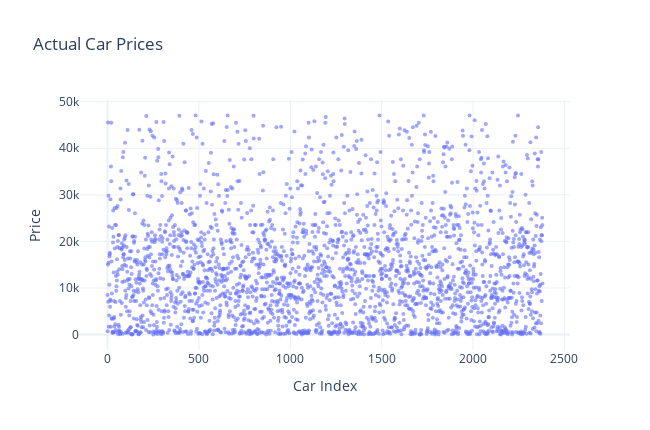

The code cell stored with this chart in its notebook:
### Code cell
import plotly.graph_objects as go
import numpy as np

# البيانات
y_test_array = np.array(y_test)
x_axis = np.arange(len(y_test_array))

# عمل الشكل
fig = go.Figure()

fig.add_trace(
    go.Scatter(
        x=x_axis,
        y=y_test_array,
        mode='markers',
        marker=dict(
            size=4,   # حجم النقاط
            opacity=0.6
        ),
        name='Actual Price'
    )
)

# تصغير الشكل كله
fig.update_layout(
    title="Actual Car Prices",
    xaxis_title="Car Index",
    yaxis_title="Price",
    template="plotly_white",
    width=650,   # عرض الشكل
    height=430   # ارتفاع الشكل
)

fig.show()

### Figure 1 — Plotly figure (JSON) as saved in the notebook; plotly's stock layout.template omitted (floating-point values rounded to 4 significant figures; data arrays with more than 128 entries replaced by an {"elided": "..."} marker saying what was removed)
{"data": [{"marker": {"opacity": 0.6, "size": 4}, "mode": "markers", "name": "Actual Price", "type": "scatter", "x": {"elided": "2381 int values"}, "y": {"elided": "2381 int values"}}], "layout": {"height": 430, "title": {"text": "Actual Car Prices"}, "width": 650, "xaxis": {"title": {"text": "Car Index"}}, "yaxis": {"title": {"text": "Price"}}}}
